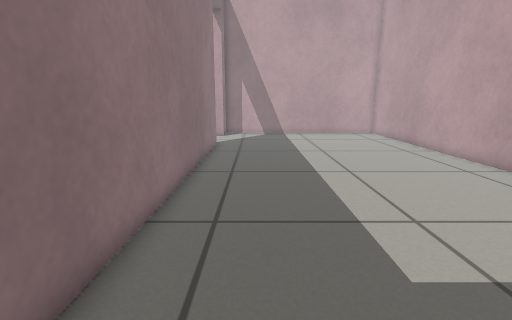
view 1 (above)

12 first-person views from a walk through a Gazebo world. The camera is 0.59 m above the floor, tilts 12° down and sees 85° across. The floor is counted in squares, 0.2 m on a side. Each view is taken from the middle of a square. On the plan, view 1 faces up. The plan holds only what a view shows up to about 20 squares ahead; the rest is blank.

view 2
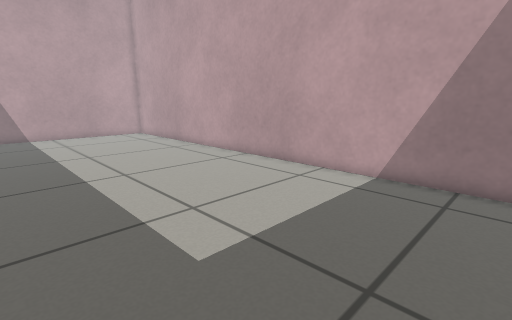

view 3
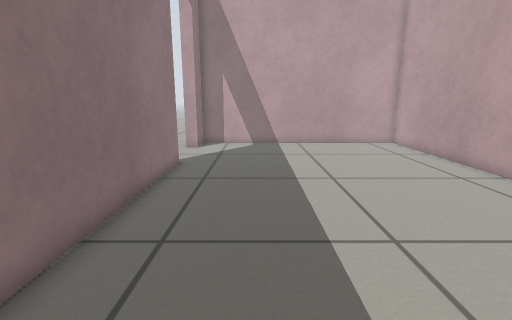

view 4
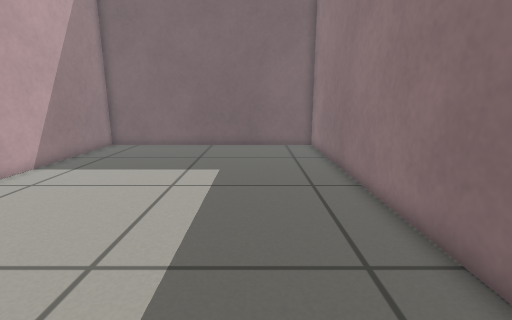

view 5
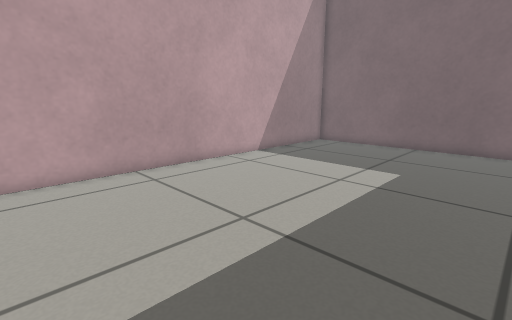

view 6
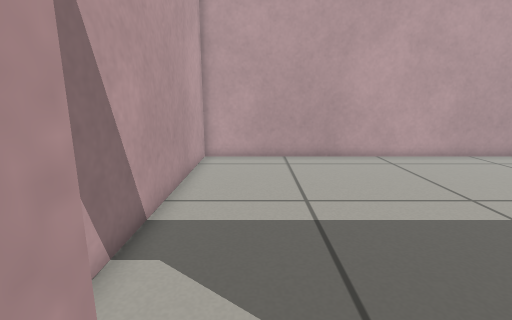

view 7
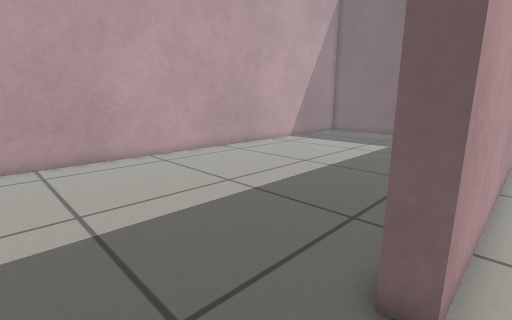

view 8
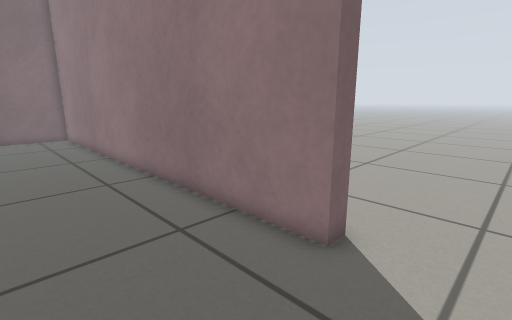

view 9
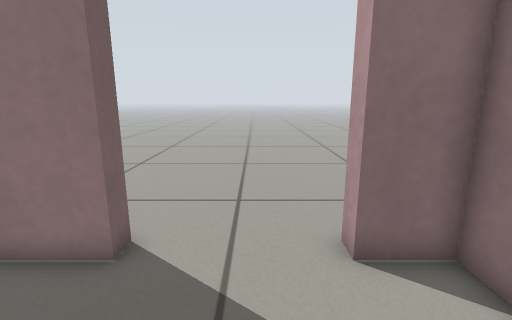

view 10
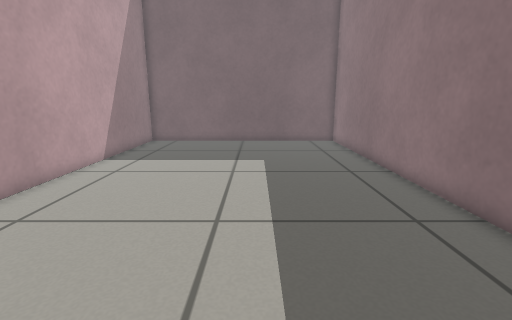

view 11
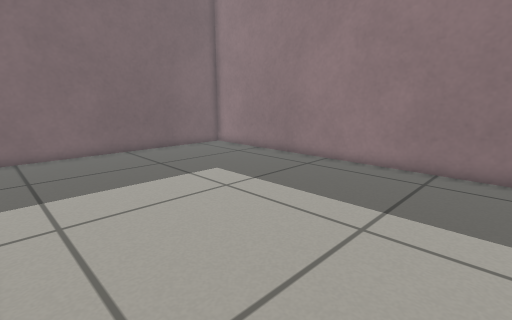

view 12
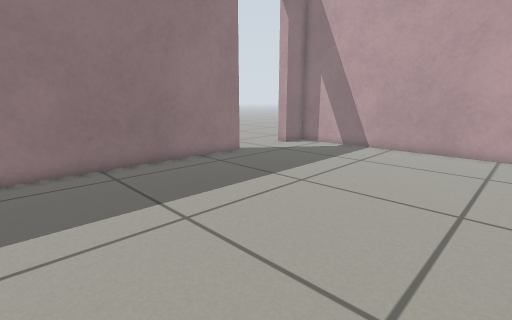

### Floor plan
Points are (right, up) in squares from view 1. A wall is a line through its corners. A room is listed if a view was taken in it or the views show most of it. See-through windows are left out.
Room 1 (views 1, 2, 3, 4, 5, 8, 9, 10, 11, 12)
walls: (-2.8, 19.3) (-2.8, -2.8) (10.8, -2.8) (10.8, 25.8) (-2.8, 25.8) (-2.8, 23.8)
ways out: open door at (-3, 21.5) to room 2
Room 2 (views 6, 7)
walls: (-3.5, 8.8) (-3.5, 19.3)
ways out: open door at (-3, 21.5) to room 1

Where each view was taken, in squares from view 1:
view 1: 0 up, 0 right, facing up
view 2: 0 up, 0 right, facing up-right
view 3: 6 up, 1 right, facing up
view 4: 16 up, 1 right, facing down
view 5: 16 up, 1 left, facing down-right
view 6: 23 up, 4 left, facing right
view 7: 23 up, 4 left, facing down-right
view 8: 22 up, 2 right, facing down-left
view 9: 22 up, 2 right, facing left
view 10: 18 up, 3 right, facing down
view 11: 14 up, 10 right, facing down-left
view 12: 8 up, 10 right, facing up-left
